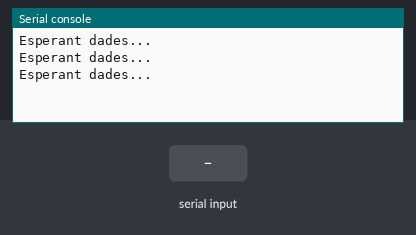
The program below on a simulated Raspberry Pi Pico running MicroPython. Shown: the last lines printed to the serial console. The inputs (shaded band) are chosen by the test bench.

Above: at 1.2 s.
1.3 s: "1\n" received over the second serial link
At 1.9 s:
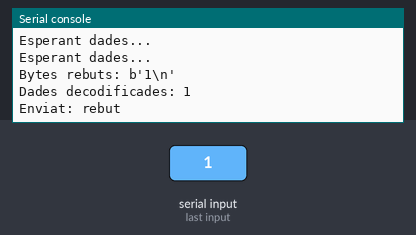
3.0 s: "0\n" received over the second serial link
At 3.4 s:
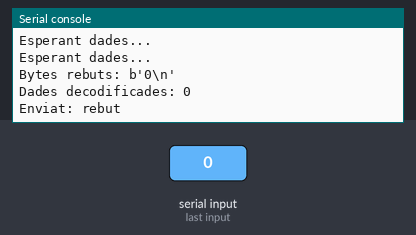
4.5 s: "2\n" received over the second serial link
At 4.9 s:
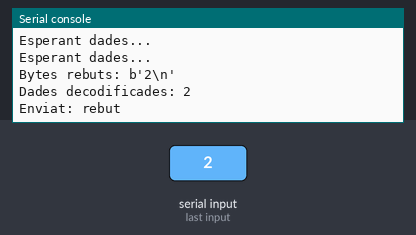

Measured:
- after the input at 1.3 s, the serial console: prints a new line after 0.20 s (image 1)
- after the input at 3.0 s, the serial console: prints a new line at once (image 2)
- after the input at 4.5 s, the serial console: prints a new line at once (image 3)

The program:

serierasppico_6-20241127-2_chatty.py
```python
from machine import UART, Pin
import utime

# Configura UART al Pico
uart = UART(0, baudrate=4800, tx=Pin(0), rx=Pin(1))  # Baudrate ajustat a 4800

# Funció per netejar el buffer inicial
def clear_uart_buffer():
    while uart.any():
        uart.read()  # Esborra qualsevol dada restant

# Esborrem el buffer inicial abans de començar
clear_uart_buffer()

while True:
    if uart.any():  # Comprova si hi ha dades entrants
        try:
            # Llegeix totes les dades disponibles
            data = uart.read()
            print(f"Bytes rebuts: {data}")  # Mostra els bytes crus

            # Filtra bytes vàlids (ASCII entre 32 i 127)
            filtered_data = bytes([b for b in data if 32 <= b <= 127])
            if filtered_data:
                try:
                    decoded_data = filtered_data.decode('utf-8').strip()
                    print(f"Dades decodificades: {decoded_data}")
                except UnicodeDecodeError as e:
                    print(f"Error de decodificació: {e}")

            # Envia un missatge al Pico
            message = "rebut\n"  # Afegim un salt de línia per marcar el final del missatge
            try:
                uart.write(message.encode('utf-8'))
                print(f"Enviat: {message.strip()}")
            except Exception as e:
                print(f"Error d'escriptura: {e}")

        except Exception as e:
            print(f"Error en manejar les dades: {e}")
    else:
        # Mostra un missatge si no hi ha dades
        print("Esperant dades...")

    utime.sleep(0.5)  # Temps d'espera ajustat per evitar saturacions
```
